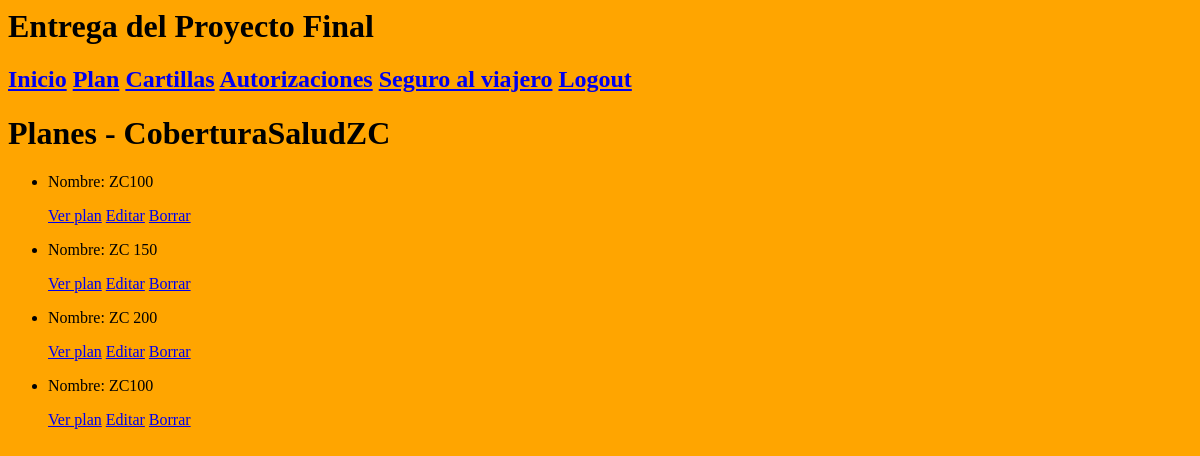
The page /AppCoder/plan/list (signed in) on the database as committed earlier.
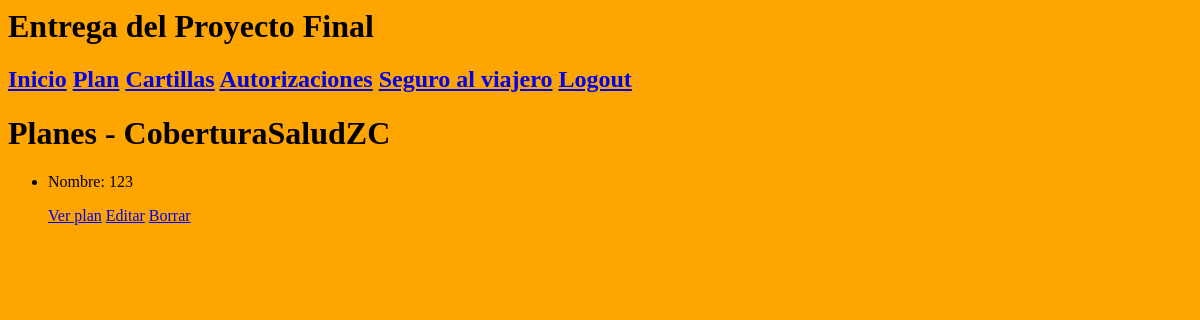
The same page on the database as committed later.
### AppCoder/models.py (models this page shows)
class Plan(models.Model):
    nombre_del_plan = models.CharField(max_length = 30)
    descripcion = models.CharField(max_length=100)
    numero_de_afiliado = models.IntegerField()

### AppCoder/views.py (the view)
# urls.py: path("plan/list", PlanList.as_view(), name="Planlist"),
class PlanList(LoginRequiredMixin, ListView):
    model = Plan
    template_name = "AppCoder/plan_list.html"

### AppCoder/templates/AppCoder/plan_list.html
{% extends "AppCoder/madre.html" %}
{% load static %}
{% block ContenidoQueCambia %}
<h1>Planes - CoberturaSaludZC </h1>
{% if object_list %}
    <ul>
        {% for plan in object_list %}
        <li>
            <p>Nombre: {{ plan.nombre_del_plan }}</p>
            <p>
                <a href="{% url 'PlanDetail' plan.id %}">Ver plan</a>
                <a href="{% url 'PlanUpdate' plan.id %}">Editar</a>
                <a href="{% url 'PlanDelete' plan.id %}">Borrar</a>
            </p>
        </li>
        {% endfor %}
    </ul>
{% else %}
<h2>NO HAY PLANES</h2>
{% endif %}
{% endblock %}

### AppCoder/templates/AppCoder/madre.html (shortened to what this page needs)
<h1>Entrega del Proyecto Final</h1>
<body style="background-color: orange;">
<body>
    <nav class="navbar navbar-light bg-light static-top">
        <div class="container">
            <h1>
            <a class="navbar-brand" href="{% url 'inicio' %}">Inicio</a>
            <a class="navbar-brand" href="{% url 'plan' %}">Plan</a>
            <a class="navbar-brand" href="{% url 'cartillas' %}">Cartillas</a>
            <a class="navbar-brand" href="{% url 'autorizaciones' %}">Autorizaciones</a>
            <a class="navbar-brand" href="{% url 'seguro_al_viajero' %}">Seguro al viajero</a>
{% if request.user.is_authenticated %}
            <a class="navbar-brand" href="{% url 'logout' %}">Logout</a>
{% endif %}
        </h1>
        </div>
    </nav>
{% block ContenidoQueCambia %}
{% endblock %}

Rows that differ between the two databases and show on the page:
removed Plan: nombre_del_plan "ZC100"
removed Plan: nombre_del_plan "ZC 150"
removed Plan: nombre_del_plan "ZC 200"
removed Plan: nombre_del_plan "ZC100"
added Plan: nombre_del_plan "123"
